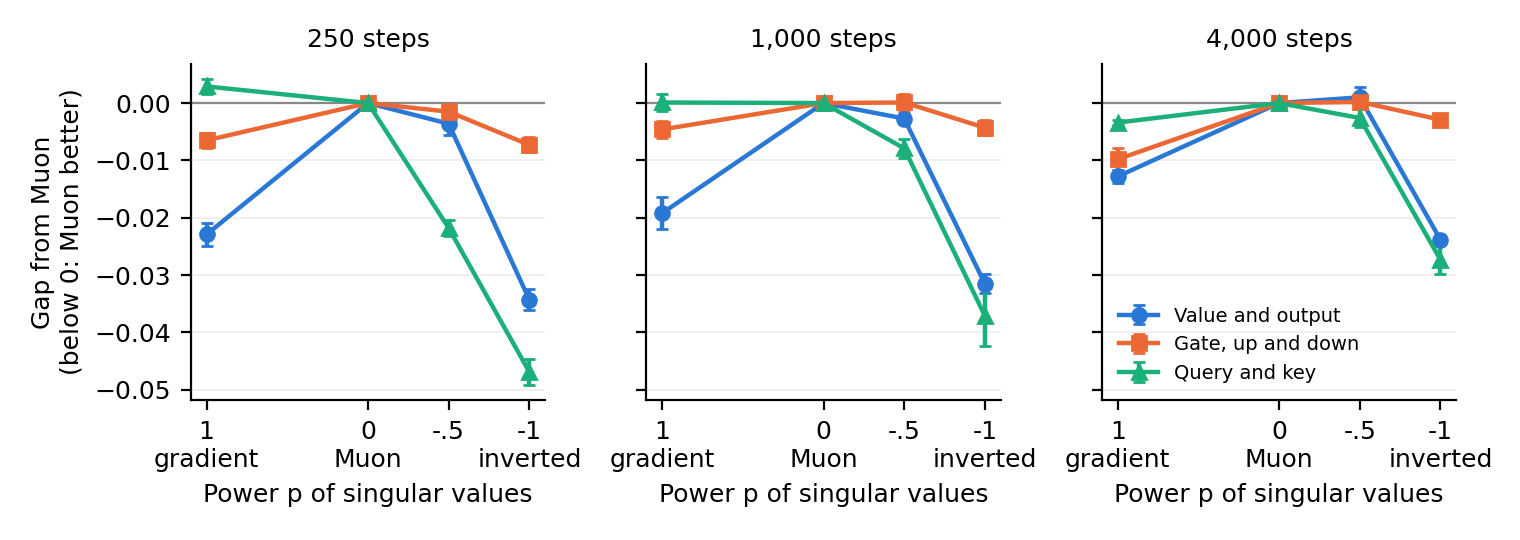

Source code (Python):
"""Figure 2: gap from Muon when one group's step sizes are its singular values to the power p (Table 5). python3 paper/fig/shape.py writes paper/fig/shape.pdf."""
import os
import matplotlib; matplotlib.use("Agg")
import matplotlib.pyplot as plt

P = [1, 0, -.5, -1]
D = {"250 steps": [("Value and output", "#2a78d6", "o", [-.0229, 0, -.0036, -.0343], [.0020, 0, .0020, .0018]),
                   ("Gate, up and down", "#eb6834", "s", [-.0065, 0, -.0015, -.0073], [.0013, 0, .0013, .0013]),
                   ("Query and key", "#1baf7a", "^", [.0029, 0, -.0218, -.0469], [.0013, 0, .0014, .0023])],
     "1,000 steps": [("Value and output", "#2a78d6", "o", [-.0192, 0, -.0027, -.0315], [.0028, 0, .0009, .0017]),
                     ("Gate, up and down", "#eb6834", "s", [-.0046, 0, .0001, -.0043], [.0015, 0, .0014, .0013]),
                     ("Query and key", "#1baf7a", "^", [.0001, 0, -.0079, -.0371], [.0015, 0, .0017, .0052])],
     "4,000 steps": [("Value and output", "#2a78d6", "o", [-.0128, 0, .0010, -.0238], [.0012, 0, .0018, .0008]),
                     ("Gate, up and down", "#eb6834", "s", [-.0098, 0, .0002, -.0029], [.0020, 0, .0009, .0010]),
                     ("Query and key", "#1baf7a", "^", [-.0034, 0, -.0026, -.0273], [.0005, 0, .0015, .0025])]}
plt.rcParams.update({"font.size": 9, "axes.spines.top": False, "axes.spines.right": False})
fig, axes = plt.subplots(1, 3, figsize=(7.6, 2.7), sharey=True)
for ax, (title, rows) in zip(axes, D.items()):
    ax.axhline(0, color="#888", lw=.8)
    for name, c, m, y, e in rows: ax.errorbar(P, y, yerr=e, color=c, marker=m, ms=5, lw=1.6, capsize=2, label=name)
    ax.set_xticks(P); ax.set_xticklabels(["1\ngradient", "0\nMuon", "-.5", "-1\ninverted"]); ax.invert_xaxis()
    ax.set_title(title, fontsize=9); ax.set_xlabel("Power p of singular values"); ax.grid(axis="y", color="#eee", lw=.6)
axes[0].set_ylabel("Gap from Muon\n(below 0: Muon better)"); axes[2].legend(frameon=False, fontsize=7, loc="lower left")
fig.tight_layout(); here = os.path.dirname(os.path.abspath(__file__)); fig.savefig(os.path.join(here, "shape.pdf")); fig.savefig(os.path.join(here, "shape.png"), dpi=200)
